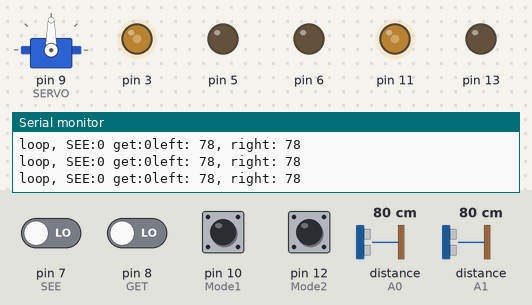
This sketch was run on a simulated Arduino Uno, built with avr-gcc and run on an emulated ATmega328P. Shown: servo, output pins drawn as LEDs (lit = HIGH), the last lines printed to the serial monitor. Wiring (inferred from the names in the program): 2 × ultrasonic range finder: trigger pin 2, echo A0 / trigger pin 4, echo A1. Inputs (shaded band) come from the test bench; at power-on: pin 7 (SEE), pin 8 (GET), pin 10 (Mode1), pin 12 (Mode2) LOW, distance to the obstacle (sensors on A0, A1) 80 cm. The echo pulse lasts 58.3 µs per cm; pins used as bus, display or sensor lines are not drawn.

Above: at 1.2 s.
1.3 s: distance to the obstacle (sensor on A0) set to 27 cm
4.3 s: distance to the obstacle (sensor on A0) set to 23 cm
At 5.6 s:
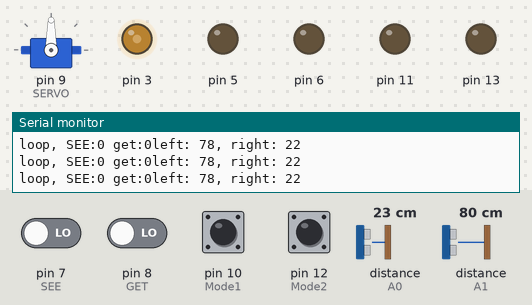
5.9 s: distance to the obstacle (sensor on A1) set to 28 cm
7.4 s: distance to the obstacle (sensor on A1) set to 23 cm
At 8.6 s:
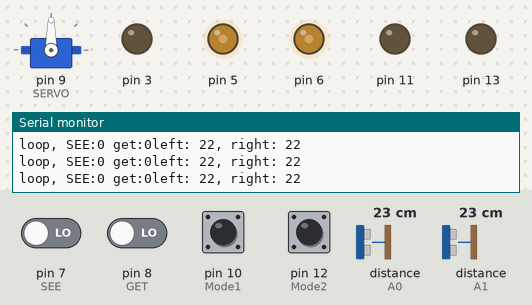
8.9 s: pin 7 (SEE) driven HIGH
At 9.3 s:
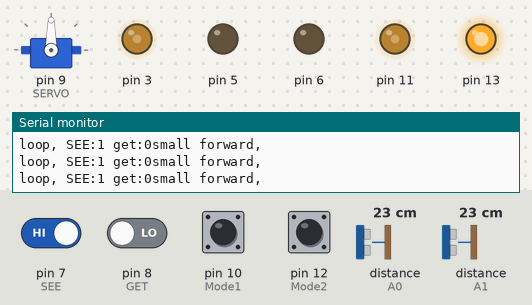
10.4 s: pin 8 (GET) driven HIGH
At 10.9 s:
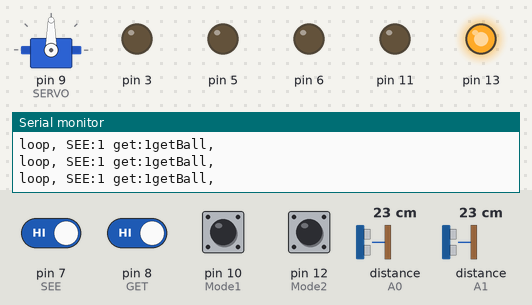
Timing chart, 0 to 12.9 s (numbered marks = the images above; inputs shaded):
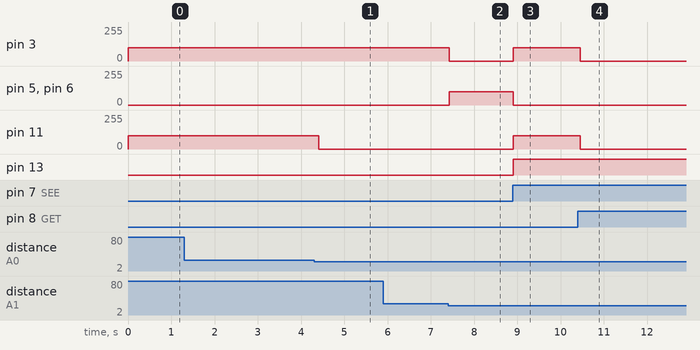

The sketch:

car.ino
```cpp
#include <Servo.h>
#include "src/HCSR04/HCSR04.h"
#include "src/L298N/L298N.h"
#include "src/LIGHT/LIGHT.h"

#define IN1 3
#define IN2 5
#define IN3 6
#define IN4 11

#define R_TRIG 2
#define R_ECHO A0
#define L_TRIG 4
#define L_ECHO A1

#define SERVO 9
#define LED 13

#define SEE 7
#define GET 8

#define Mode1 10
#define Mode2 12

HCSR04 left(L_TRIG, L_ECHO);
HCSR04 right(R_TRIG, R_ECHO);
L298N motor(IN1, IN2, IN3, IN4);
LIGHT led(LED);
Servo servo;

int see = 0;
int get = 0;
int mode1 = 0;
int mode2 = 0;
int leftDistance = 0;
int rightDistance = 0;

void setup() {
  Serial.begin(9600);
  left.begin();
  right.begin();
  motor.begin();
  led.begin();
  servo.attach(SERVO);
}

void loop() {
  see = digitalRead(SEE);
  get = digitalRead(GET);

  Serial.print("loop, SEE:");
  Serial.print(see);
  Serial.print(" get:");
  Serial.print(get);

  if (see == 1) {
    led.on();
    motor.stop(0);

    if (get == 1) {
      getBall();
    } else {
      revise();
      delay(100);
    }
  } else {
    led.off();
    avoidance();
    delay(100);
  }

  delay(10);
  Serial.println();
}

void avoidance() {
  leftDistance = left.distance();
  rightDistance = right.distance();

  Serial.print("left: ");
  Serial.print(leftDistance);
  Serial.print(", right: ");
  Serial.print(rightDistance);
  Serial.print(" ");

  if ((leftDistance < 25) && (rightDistance < 25)) {
    motor.back(100);
  } else if (leftDistance < 25) {
    motor.right(100);
  } else if (rightDistance < 25) {
    motor.left(100);
  } else {
    motor.forward(100);
  }
}

void revise() {
  mode1 = digitalRead(Mode1);
  mode2 = digitalRead(Mode2);

  if ((mode1 == 0) && (mode2 == 0)) {
    motor.forward(100);
    Serial.print("small forward, ");
  } else if ((mode1 == 0) && (mode2 == 1)) {
    motor.back(100);
    Serial.print("small back, ");
  } else if ((mode1 == 1) && (mode2 == 0)) {
    motor.left(100);
    Serial.print(",small left, ");
  } else if ((mode1 == 1) && (mode2 == 1)) {
    motor.right(100);
    Serial.print("small right, ");
  }
}

void getBall() {
  Serial.print("getBall, ");
  // servo.write(30);
  // delay(1000);
  // servo.write(100);
  // delay(1000);
  // servo.write(135);
  // delay(1000);
}
```

HCSR04.cpp
```cpp
#include "HCSR04.h"

HCSR04::HCSR04(int trigPin, int echoPin) {
  _trigPin = trigPin;
  _echoPin = echoPin;
}

void HCSR04::begin() {
  pinMode(_trigPin, OUTPUT);
  pinMode(_echoPin, INPUT);
}

int HCSR04::distance() {
  digitalWrite(_trigPin, LOW);
  delayMicroseconds(5);
  digitalWrite(_trigPin, HIGH);
  delayMicroseconds(10);
  digitalWrite(_trigPin, LOW);

  return pulseIn(_echoPin, HIGH) / 29.41 / 2.00;
}
```

HCSR04.h
```cpp
#ifndef HCSR04_h
#define HCSR04_h

#include "Arduino.h"

class HCSR04 {
  public:
    HCSR04(int trigPin, int echoPin);
    void begin();
    int distance();

  private:
    int _trigPin;
    int _echoPin;
};

#endif
```

L298N.cpp
```cpp
#include "L298N.h"

L298N::L298N(int in1, int in2, int in3, int in4) {
  _in1 = in1;
  _in2 = in2;
  _in3 = in3;
  _in4 = in4;
}

void L298N::begin() {
  pinMode(_in1, OUTPUT);
  pinMode(_in2, OUTPUT);
  pinMode(_in3, OUTPUT);
  pinMode(_in4, OUTPUT);
}

void L298N::forward(int speed)
{
  analogWrite(_in1, speed);
  analogWrite(_in2, 0);
  analogWrite(_in3, 0);
  analogWrite(_in4, speed);
}

void L298N::back(int speed)
{
  analogWrite(_in1, 0);
  analogWrite(_in2, speed);
  analogWrite(_in3, speed);
  analogWrite(_in4, 0);
}

void L298N::left(int speed)
{
  analogWrite(_in1, speed);
  analogWrite(_in2, 0);
  analogWrite(_in3, 0);
  analogWrite(_in4, 0);
}

void L298N::right(int speed)
{
  analogWrite(_in1, 0);
  analogWrite(_in2, 0);
  analogWrite(_in3, 0);
  analogWrite(_in4, speed);
}

void L298N::stop(int speed)
{
  analogWrite(_in1, 0);
  analogWrite(_in2, 0);
  analogWrite(_in3, 0);
  analogWrite(_in4, 0);
}

void L298N::set(int leftSpeed, int rightSpeed)
{
  analogWrite(_in1, rightSpeed);
  analogWrite(_in2, 0);
  analogWrite(_in3, 0);
  analogWrite(_in4, leftSpeed);
}
```

L298N.h
```cpp
#ifndef L298N_h
#define L298N_h

#include "Arduino.h"

class L298N {
  public:
    L298N(int in1, int in2, int in3, int in4);
    void begin();
    void forward(int speed);
    void back(int speed);
    void left(int speed);
    void right(int speed);
    void stop(int speed);
    void set(int leftSpeed, int rightSpeed);

  private:
    int _in1;
    int _in2;
    int _in3;
    int _in4;
};

#endif
```

LIGHT.cpp
```cpp
#include "LIGHT.h"

LIGHT::LIGHT(int pin) {
  _pin = pin;
}

void LIGHT::begin() {
  pinMode(_pin, OUTPUT);
}

void LIGHT::on() {
  digitalWrite(_pin, HIGH);
}

void LIGHT::off() {
  digitalWrite(_pin, LOW);
}
```

LIGHT.h
```cpp
#ifndef LIGHT_h
#define LIGHT_h

#include "Arduino.h"

class LIGHT {
  public:
    LIGHT(int pin);
    void begin();
    void on();
    void off();

  private:
    int _pin;
};

#endif
```

Measured:
- the behaviour switches between 26 and 25 cm on distance to the obstacle (sensor on A0) (found by bisection; images 0 and 1)
- the behaviour switches between 26 and 25 cm on distance to the obstacle (sensor on A1) (found by bisection; images 1 and 2)
- after the input at 4.3 s, pin 11: 100/255 → 0/255 after 0.11 s
- after the input at 7.4 s, pin 3: 100/255 → 0/255 at once; pin 5, pin 6: 0/255 → 100/255 at once
- after the input at 8.9 s, pin 3, pin 11: 0/255 → 100/255 at once; pin 5, pin 6: 100/255 → 0/255 at once; pin 13: LOW → HIGH at once
- after the input at 10.4 s, pin 3, pin 11: 100/255 → 0/255 after 0.06 s
